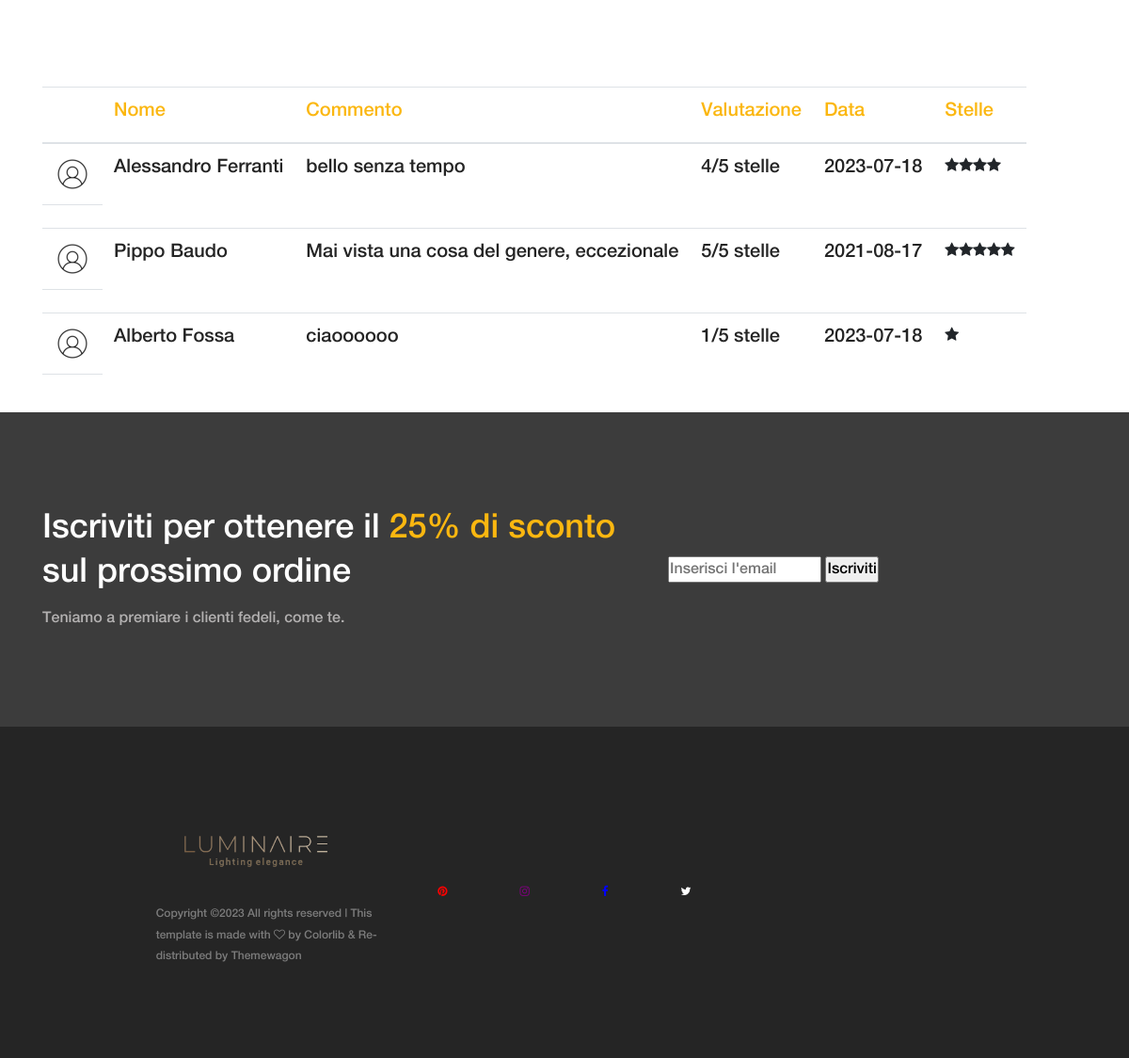
The app's page /Progetto-mokup/amado-master/Orologio.php (lower part), older data.
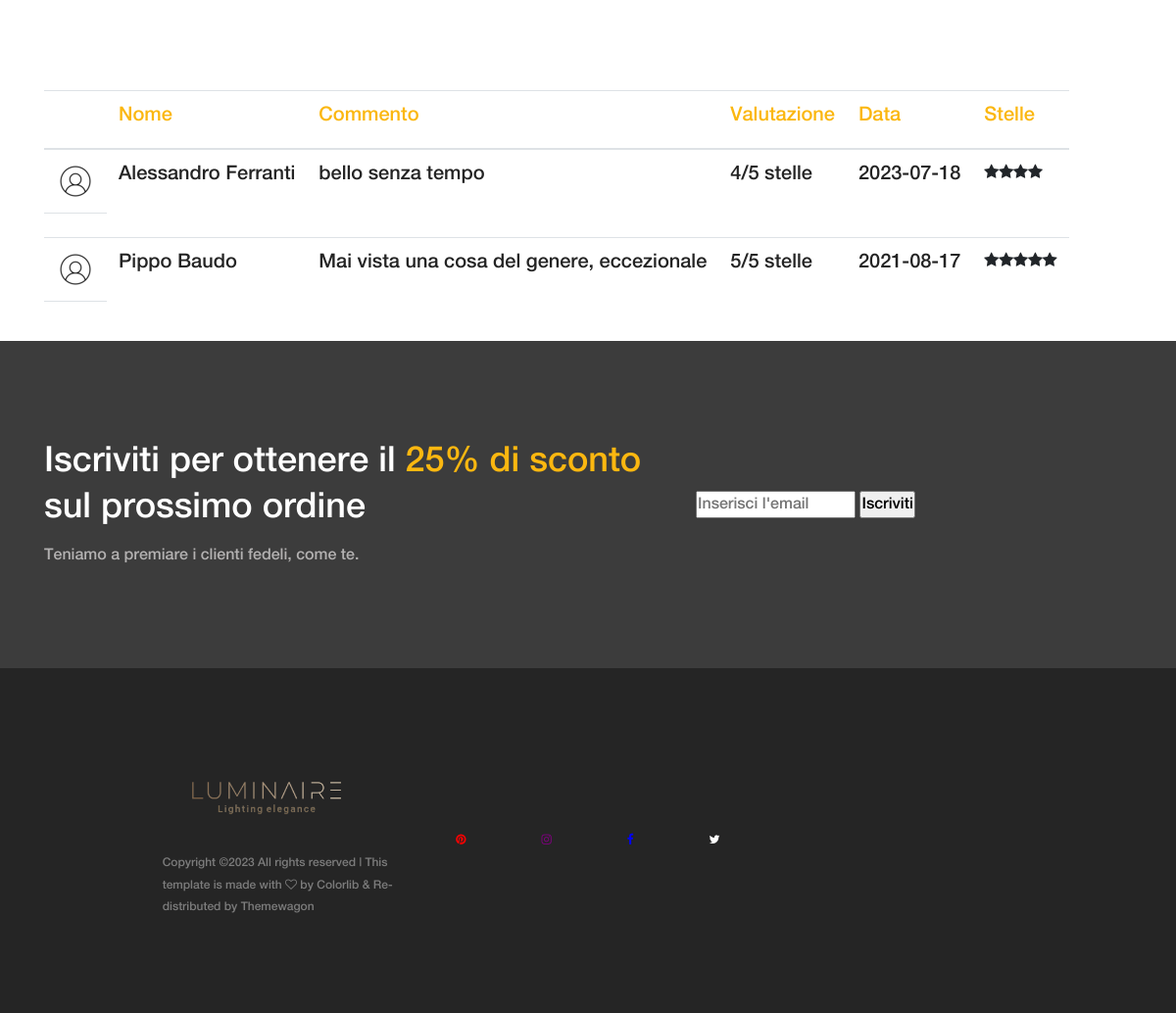
The same page, newer data.
### tables this page shows
CREATE TABLE IF NOT EXISTS `Recensioni` (
  `Utenti_idUtenti` INT NOT NULL,
  `ProdottiInVendita_idProdotto` INT NOT NULL,
  `Data` DATE NULL,
  `Valutazione` INT NULL,
  `Commento` VARCHAR(1000) NULL,
  PRIMARY KEY (`Utenti_idUtenti`, `ProdottiInVendita_idProdotto`),
  INDEX `fk_Recensiscono_ProdottiInVendita1_idx` (`ProdottiInVendita_idProdotto` ASC),
  CONSTRAINT `fk_Recensiscono_Utenti`
    FOREIGN KEY (`Utenti_idUtenti`)
    REFERENCES `Utenti` (`idUtenti`)
    ON DELETE NO ACTION
    ON UPDATE NO ACTION,
  CONSTRAINT `fk_Recensiscono_ProdottiInVendita1`
    FOREIGN KEY (`ProdottiInVendita_idProdotto`)
    REFERENCES `ProdottiInVendita` (`idProdotto`)
    ON DELETE NO ACTION
    ON UPDATE NO ACTION);

CREATE TABLE IF NOT EXISTS `Utenti` (
  `idUtenti` INT NOT NULL AUTO_INCREMENT,
  `Nome` VARCHAR(45) NULL,
  `Cognome` VARCHAR(45) NULL,
  `Username` VARCHAR(45) NULL,
  `Email` VARCHAR(45) NULL,
  `DataDiNascita` DATE NULL,
  `Password` VARCHAR(45) NULL,
  PRIMARY KEY (`idUtenti`));

### Progetto-mokup/amado-master/recensioni.php (the view, shortened to what this page needs)
<?php
$conn = openconnection();
$sql = "SELECT * FROM Recensioni WHERE ProdottiInVendita_idProdotto=$id_db";
$result = $conn->query($sql);
$recensioni = array();
while ($row = $result->fetch_assoc()) {
  $autore = $row['Utenti_idUtenti'];
  $prodotto = $row['ProdottiInVendita_idProdotto'];
  $data = $row['Data'];
  $valutazione = $row['Valutazione'];
  $commento=$row['Commento'];
  $elemento = array(
    'autore' => $autore,
    'prodotto' => $prodotto,
    'data' => $data,
    'valutazione' => $valutazione,
    'commento' => $commento
  );
  $recensioni[$autore] = $elemento;
}
if(count(array_keys($recensioni))==0){
  echo "<div class='container'>
    <h1><span style='color: #fbb710;''>Sembra che il prodotto non abbia ancora recensioni!</span><h1>
</div>";
}else{
  echo "<div class='container'>
    <h1><span style='color: #fbb710;''>Recensioni</span><h1>
</div> <br><br><br><br><br><br>";
}
if(count(array_keys($recensioni))!=0){
?>
<div class="container">
  <table class="table table-responsive">
    <thead>
        <tr>
            <th>    </th>
            <th><h5><span style="color: #fbb710;">Nome</span></h5></th>
            <th><h5><span style="color: #fbb710;">Commento</span></h5></th>
            <th><h5><span style="color: #fbb710;">Valutazione</span></h5></th>
            <th><h5><span style="color: #fbb710;">Data</span></h5></th>
            <th><h5><span style="color: #fbb710;">Stelle</span></h5></th>
        </tr>
    </thead>
    <tbody>
  <?php
foreach ($recensioni as $rec=> $elemento){
  $conn = openconnection();
  $sql = "SELECT Nome, Cognome FROM Utenti WHERE idUtenti=".$elemento['autore'];
  $result = $conn->query($sql);
  $row = $result->fetch_assoc();
  $nome = $row['Nome'];
  $cognome = $row['Cognome'];
  $nomeCompleto=$nome." ".$cognome;
  ?>
  <tr>
      <td>
        <img src="img/core-img/utente.png" alt="Utente">
      </td>
      <td>
        <?php echo'<h5>'. $nomeCompleto.' </h5>';  ?>
      </td>
      <td><?php  echo'<h5>'. $elemento['commento'].' </h5>'; ?></td>
      <td><?php  echo'<h5>'. $elemento['valutazione']."/5 stelle".' </h5>'; ?></td>
      <td>  <?php  echo'<h5>'. $elemento['data'].' </h5>'; ?></td>
      <td>  <div class="product-description d-flex align-items-center justify-content-between">
          <div class="product-meta-data">
            <div class="ratings-review mb-15 d-flex align-items-center justify-content-between">
                <div class="ratings">
              <?php
              for($i=0;$i<$elemento['valutazione'];$i++){
                echo '<i class="fa fa-star" aria-hidden="true"></i>';
              };?>
              </div>
            </div>
          </div>
      </div></td>
  </tr>
  <tr>
    <td></td>
  </tr>
<?php
};?>
</tbody>
</table>
</div>
<?php }; ?>
<!DOCTYPE html>
<html lang="en" dir="ltr">
  <head>
  </head>
  <body>
  </body>
</html>

Row changes from the older to the newer data that the page shows:
removed recensioni: Utenti_idUtenti.Cognome "Alberto Fossa", Commento "ciaoooooo", Valutazione "1", Data "2023-07-18"
